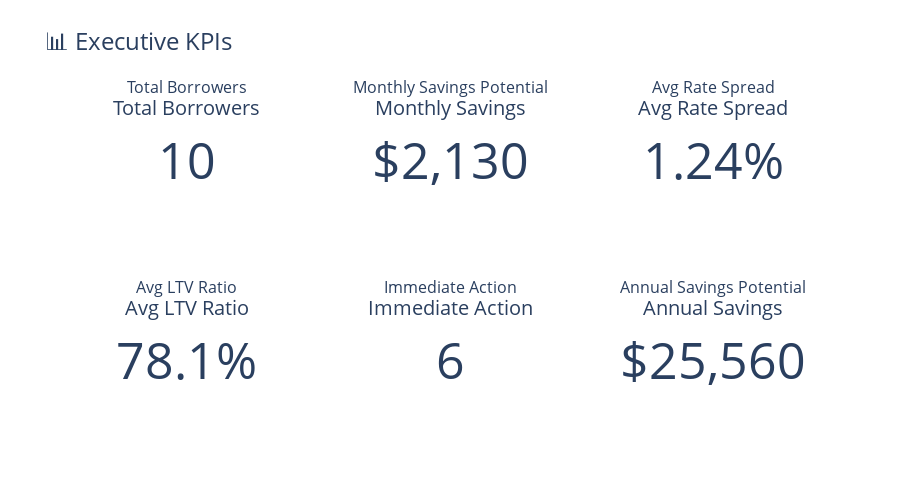

The notebook cell this image was saved under:
### Markdown cell above
## 6. Executive KPIs 📊

Key performance indicators at a glance.

### Code cell
# Calculate KPIs
total_borrowers = len(df)
total_monthly_savings = df['monthly_savings_est'].sum()
total_annual_savings = total_monthly_savings * 12
avg_rate_spread = df['rate_spread'].mean()
avg_ltv = df['ltv_ratio'].mean()
immediate_action_count = len(df[df['marketing_category'] == 'Immediate Action'])

# Create KPI display
fig = make_subplots(
    rows=2, cols=3,
    subplot_titles=('Total Borrowers', 'Monthly Savings Potential', 'Avg Rate Spread',
                    'Avg LTV Ratio', 'Immediate Action', 'Annual Savings Potential'),
    specs=[[{'type': 'indicator'}, {'type': 'indicator'}, {'type': 'indicator'}],
           [{'type': 'indicator'}, {'type': 'indicator'}, {'type': 'indicator'}]]
)

# Add KPI indicators
fig.add_trace(go.Indicator(
    mode="number",
    value=total_borrowers,
    number={'font': {'size': 50}},
    title={'text': "Total Borrowers", 'font': {'size': 20}}
), row=1, col=1)

fig.add_trace(go.Indicator(
    mode="number",
    value=total_monthly_savings,
    number={'prefix': "$", 'font': {'size': 50}, 'valueformat': ",.0f"},
    title={'text': "Monthly Savings", 'font': {'size': 20}}
), row=1, col=2)

fig.add_trace(go.Indicator(
    mode="number",
    value=avg_rate_spread,
    number={'suffix': "%", 'font': {'size': 50}, 'valueformat': ".2f"},
    title={'text': "Avg Rate Spread", 'font': {'size': 20}}
), row=1, col=3)

fig.add_trace(go.Indicator(
    mode="number",
    value=avg_ltv,
    number={'suffix': "%", 'font': {'size': 50}, 'valueformat': ".1f"},
    title={'text': "Avg LTV Ratio", 'font': {'size': 20}}
), row=2, col=1)

fig.add_trace(go.Indicator(
    mode="number",
    value=immediate_action_count,
    number={'font': {'size': 50}},
    title={'text': "Immediate Action", 'font': {'size': 20}}
), row=2, col=2)

fig.add_trace(go.Indicator(
    mode="number",
    value=total_annual_savings,
    number={'prefix': "$", 'font': {'size': 50}, 'valueformat': ",.0f"},
    title={'text': "Annual Savings", 'font': {'size': 20}}
), row=2, col=3)

fig.update_layout(height=500, title_text="📊 Executive KPIs", title_font_size=24)
fig.show()

print(f"\n💡 Key Insights:")
print(f"   • {total_borrowers:,} borrowers are refinance-ready")
print(f"   • ${total_monthly_savings:,.0f}/month potential savings (${total_annual_savings:,.0f}/year)")
print(f"   • Average rate spread: {avg_rate_spread:.2f}%")
print(f"   • {immediate_action_count} borrowers need immediate action")

### Figure 1 — Plotly figure (JSON) as saved in the notebook; plotly's stock layout.template omitted (floating-point values rounded to 4 significant figures)
{"data": [{"domain": {"x": [0, 0.2889], "y": [0.625, 1]}, "mode": "number", "number": {"font": {"size": 50}}, "title": {"font": {"size": 20}, "text": "Total Borrowers"}, "type": "indicator", "value": 10}, {"domain": {"x": [0.3556, 0.6444], "y": [0.625, 1]}, "mode": "number", "number": {"font": {"size": 50}, "prefix": "$", "valueformat": ",.0f"}, "title": {"font": {"size": 20}, "text": "Monthly Savings"}, "type": "indicator", "value": 2130}, {"domain": {"x": [0.7111, 1], "y": [0.625, 1]}, "mode": "number", "number": {"font": {"size": 50}, "suffix": "%", "valueformat": ".2f"}, "title": {"font": {"size": 20}, "text": "Avg Rate Spread"}, "type": "indicator", "value": 1.24}, {"domain": {"x": [0, 0.2889], "y": [0, 0.375]}, "mode": "number", "number": {"font": {"size": 50}, "suffix": "%", "valueformat": ".1f"}, "title": {"font": {"size": 20}, "text": "Avg LTV Ratio"}, "type": "indicator", "value": 78.1}, {"domain": {"x": [0.3556, 0.6444], "y": [0, 0.375]}, "mode": "number", "number": {"font": {"size": 50}}, "title": {"font": {"size": 20}, "text": "Immediate Action"}, "type": "indicator", "value": 6}, {"domain": {"x": [0.7111, 1], "y": [0, 0.375]}, "mode": "number", "number": {"font": {"size": 50}, "prefix": "$", "valueformat": ",.0f"}, "title": {"font": {"size": 20}, "text": "Annual Savings"}, "type": "indicator", "value": 25560}], "layout": {"annotations": [{"font": {"size": 16}, "showarrow": false, "text": "Total Borrowers", "x": 0.1444, "xanchor": "center", "xref": "paper", "y": 1, "yanchor": "bottom", "yref": "paper"}, {"font": {"size": 16}, "showarrow": false, "text": "Monthly Savings Potential", "x": 0.5, "xanchor": "center", "xref": "paper", "y": 1, "yanchor": "bottom", "yref": "paper"}, {"font": {"size": 16}, "showarrow": false, "text": "Avg Rate Spread", "x": 0.8556, "xanchor": "center", "xref": "paper", "y": 1, "yanchor": "bottom", "yref": "paper"}, {"font": {"size": 16}, "showarrow": false, "text": "Avg LTV Ratio", "x": 0.1444, "xanchor": "center", "xref": "paper", "y": 0.375, "yanchor": "bottom", "yref": "paper"}, {"font": {"size": 16}, "showarrow": false, "text": "Immediate Action", "x": 0.5, "xanchor": "center", "xref": "paper", "y": 0.375, "yanchor": "bottom", "yref": "paper"}, {"font": {"size": 16}, "showarrow": false, "text": "Annual Savings Potential", "x": 0.8556, "xanchor": "center", "xref": "paper", "y": 0.375, "yanchor": "bottom", "yref": "paper"}], "height": 500, "title": {"font": {"size": 24}, "text": "📊 Executive KPIs"}}}
